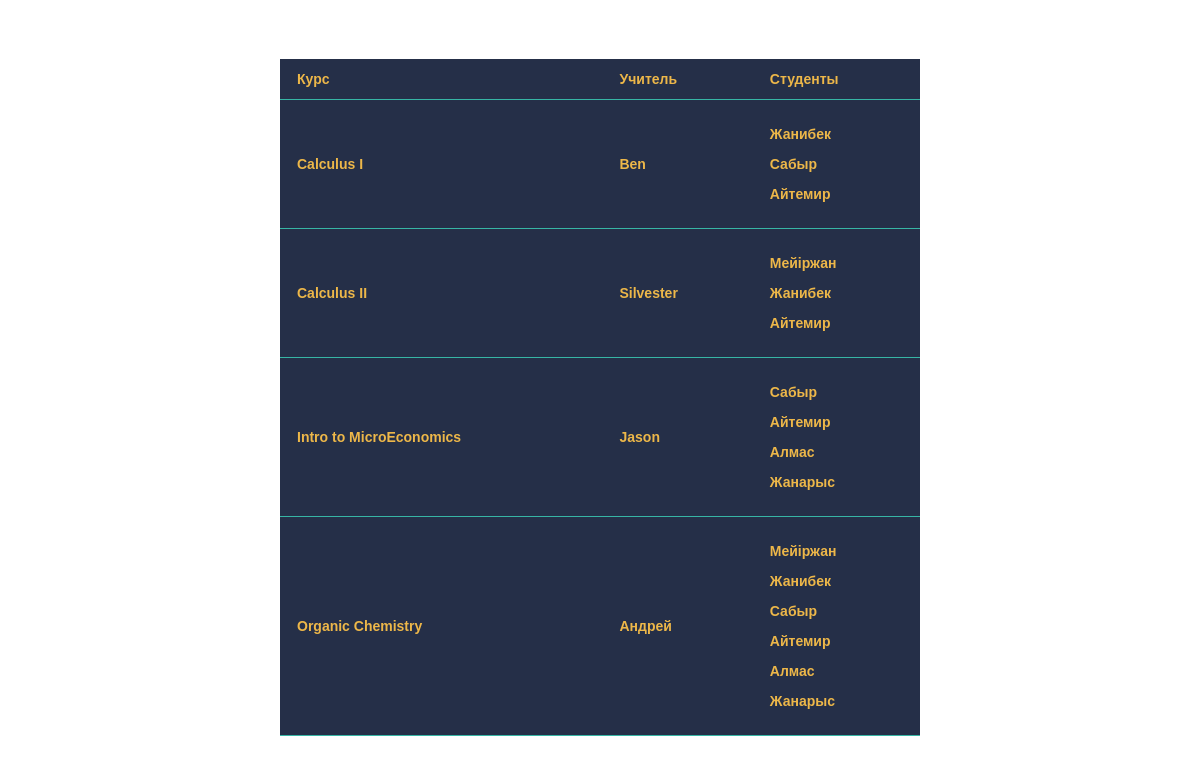
The page / on the database its author committed.
### nu/models.py (models this page shows, shortened)
class Course(models.Model):
    name = models.CharField('Название', max_length=50)
    teacher = models.OneToOneField(Teacher, on_delete=models.CASCADE, primary_key=True)
    students = models.ManyToManyField(Student)

class Teacher(models.Model):
    name = models.CharField('Имя', max_length=20)
    surname = models.CharField('Фамилия', max_length=20)

class Student(models.Model):
    name = models.CharField('Имя', max_length=20)
    surname = models.CharField('Фамилия', max_length=20)

### nu/views.py (the view)
# urls.py: path('', views.index)
def index(request):
    courses = Course.objects.all()
    return render(request, 'nu/index_extend.html', {'courses': courses})

### nu/templates/nu/index_extend.html
{% extends 'nu/index.html' %}
{% block content %}
    {% for el in courses %}
        <tr>
            <th>{{el.name}}</th>
            <th>{{el.teacher.name}}</th>
            <th>
                {% for student in el.students.all %}
                    <p> {{student.name}} </p>
                {% endfor %}
            </th>
        </tr>
    {% endfor %}
{% endblock %}

### nu/templates/nu/index.html (shortened to what this page needs)
<!DOCTYPE html>
<html lang="en">
<head>
</head>
<body>
<table class="table_dark">
    <tr>
        <th>Курс</th>
        <th>Учитель</th>
        <th>Студенты</th>
    </tr>
    {% block content %} {% endblock %}
</table>
</body>
</html>

### nu/templates/nu/index.html (style rules this page uses)
.table_dark { font-family: "Lucida Sans Unicode", "Lucida Grande", Sans-Serif; font-size: 14px; width: 640px; text-align: left; border-collapse: collapse; background: #252F48; margin: auto; margin-top: 5%; }
.table_dark th { color: #EDB749; border-bottom: 1px solid #37B5A5; padding: 12px 17px; }

### rows shown on the page
Course: name "Calculus I", teacher.name "Ben"
Student: name "Жанибек"
Student: name "Сабыр"
Student: name "Айтемир"
Course: name "Calculus II", teacher.name "Silvester"
Student: name "Мейіржан"
Course: name "Intro to MicroEconomics", teacher.name "Jason"
Student: name "Алмас"
Student: name "Жанарыс"
Course: name "Organic Chemistry", teacher.name "Андрей"
